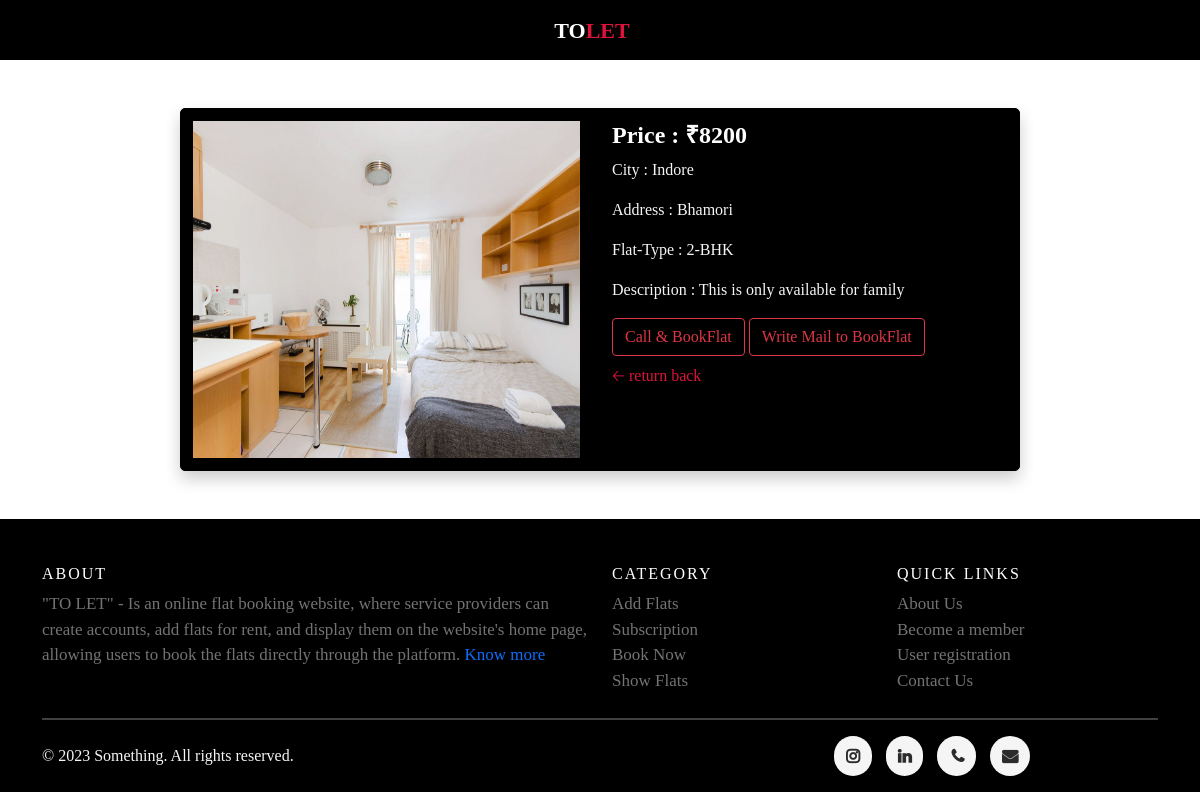
The app's page /viewflat/6 (signed in), older data.
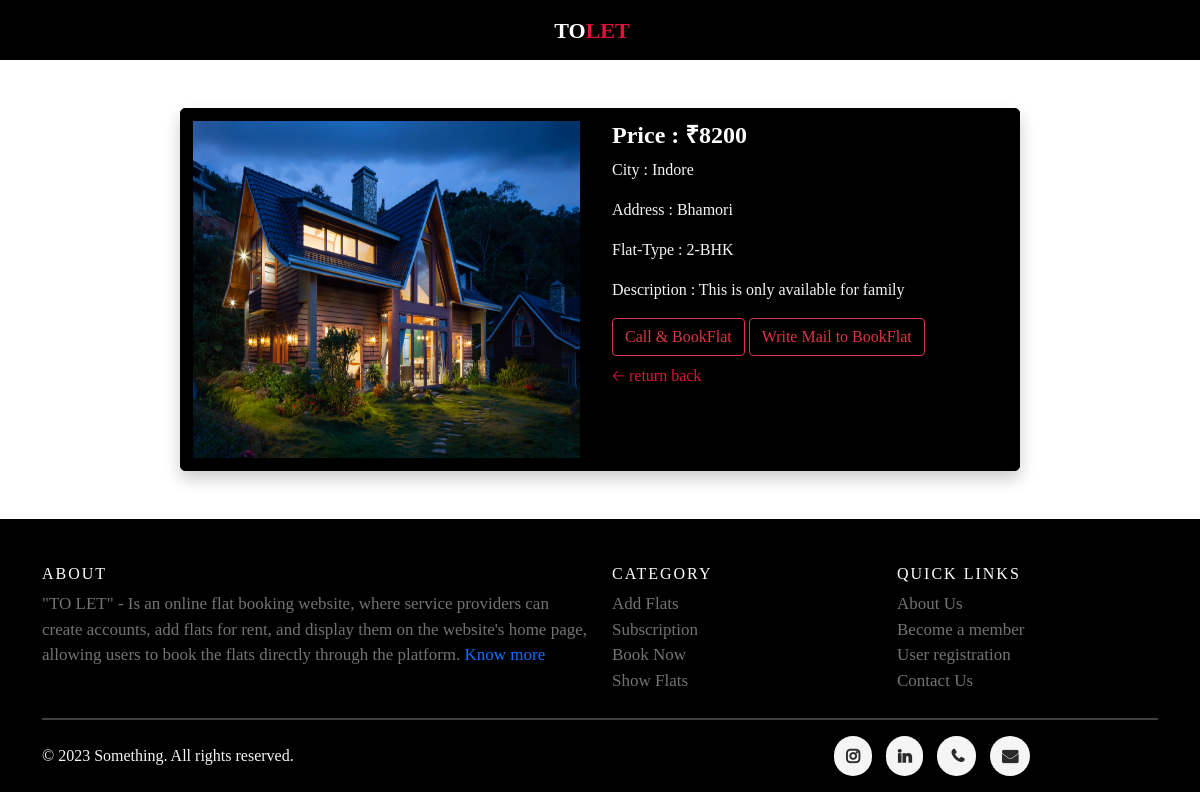
The same page, newer data.
### AddFlat/models.py (models this page shows, shortened)
class AddFlat(models.Model):
    owner = models.ForeignKey(FlatOwner, on_delete=models.CASCADE)
    address = models.CharField(max_length=300)
    contact = models.CharField(max_length=20)
    price = models.IntegerField()
    flat_type = models.CharField(max_length=30, null=True)
    image = models.FileField(upload_to="media", null=True)
    city = models.CharField(max_length=200, null=True)
    desc = models.TextField()
    flatstatus = models.CharField(max_length=50, null=True)

### AddFlat/views.py (the view)
# urls.py: path('viewflat/<int:pid>', ViewFlat, name="viewflat"),
def ViewFlat(request, pid):
    if not request.user.is_authenticated:
        return redirect('userlogin')
    ID = AddFlat.objects.get(id=pid)
    d = {'ID':ID}
    return render(request, 'ViewFlat.html', d)

### AddFlat/models.py (called while the page is built)
    def __str__(self):
        return self.user.username

### AddFlat/templates/ViewFlat.html (shortened to what this page needs)
{% block content %}
<link href="https://cdn.jsdelivr.net/npm/bootstrap@5.0.2/dist/css/bootstrap.min.css" rel="stylesheet">
{% load static %}
<link rel="stylesheet" href="{% static 'ViewFlatPage.css' %}">
{% include "Navbars/HomeNav.html" %}
<div class="container container-view mt-5">
    <div class="row">
        <div class="col-md-6">
            <div class="img">
                <img src="{{ID.image.url}}" alt="Flat Image" class="container-view-img">
            </div>
        </div>
        <div class="col-md-6">
            <div class="content">
                <h4 style="color: white;"><b>Price : ₹{{ID.price}}</b></h4>
                <p style="color: whitesmoke;">City : {{ID.city}}</p>
                <p style="color: whitesmoke;">Address : {{ID.address}}</p>
                <p style="color: whitesmoke;">Flat-Type : {{ID.flat_type}}</p>
                <p style="color: whitesmoke;">Description : {{ID.desc}}</p>
            </div>
            <div>
                <a href="tel:{{ID.contact}}" class="btn btn-outline-danger">Call & BookFlat</a>
                <a href="mailto:{{ID.owner}}" class="btn btn-outline-danger">Write Mail to BookFlat</a>
            </div>
            <div class="mt-2 pb-2">
                <a href="/userhome" style="text-decoration: none; color: crimson;">🡠 return back</a>
            </div>
        </div>
    </div>
</div><br>
{% include "Footer.html" %}
{% endblock content %}

### AddFlat/templates/Navbars/HomeNav.html (shortened to what this page needs)
<nav class="bg">
    <a class="navbar-brand FStyle" href="/">TO<span class="logo">LET</span></a>
</nav>

### AddFlat/templates/Footer.html (shortened to what this page needs)
<link rel="stylesheet" href="https://cdnjs.cloudflare.com/ajax/libs/font-awesome/4.7.0/css/font-awesome.min.css">
<footer class="mt-4">
  <div class="container">
      <div class="row">
          <div class="col-md-6 f-para">
              <h6>About</h6>
              <p class="text-justify">"TO LET" - Is an online flat booking website, where service providers can
                  create accounts, add flats for rent, and display them on the website's home page, allowing users to
                  book the flats directly through the platform. <a style="text-decoration: none;" href="/aboutus">Know more</a></p>
          </div>
          <div class="col-md-3 f-para">
              <h6>Category</h6>
              <li style="list-style: none;"><a href="/ownersignup" class="Links">Add Flats</a></li>
              <li style="list-style: none;"><a href="/ownersignup" class="Links">Subscription</a></li>
              <li style="list-style: none;"><a href="/userlogin" class="Links">Book Now</a></li>
              <li style="list-style: none;"><a href="/" class="Links">Show Flats</a></li>
          </div>
          <div class="col-md-3 f-para">
              <h6>Quick Links</h6>
              <li style="list-style: none;"><a href="/aboutus" class="Links">About Us</a></li>
              <li style="list-style: none;"><a href="/ownerlogin" class="Links">Become a member</a></li>
              <li style="list-style: none;"><a href="/usersignup" class="Links">User registration</a></li>
              <li style="list-style: none;"><a href="/contactus" class="Links">Contact Us</a></li>
          </div>
      </div>
      <div>
          <hr style="height: 2px; color: #fff; margin-top: 25px;">
      </div>
      <div class="row">
        <div class="col-md-8">
            <div class="mt-2 pb-4" style="color: whitesmoke;">
                © 2023 Something. All rights reserved.
            </div>
        </div>
        <div class="col-md-4">
            <div class="icons">
                <ul>
                    <a href="https://www.instagram.com/k___a_n_h_a/?hl=en" target="_blank"><li class="fa fa-instagram footer-icon"></li></a>
                    <a href="https://www.linkedin.com/in/kanha-patil-969884218/" target="_blank"><li class="fa fa-linkedin footer-icon"></li></a>
                    <a href="tel:9111715245"><li class="fa fa-phone footer-icon" style="padding-left: 14px;"></li></a>
                    <a href="mailto:kanhap56@gmail.com"><li class="fa fa-envelope footer-icon"></li></a>
                </ul>
            </div>
        </div>
      </div>
  </div>
</footer>

### AddFlat/static/ViewFlatPage.css (style rules this page uses)
.container-view { border: 1px solid black; border-radius: 5px; width: 70%; background-color: black; box-shadow: 0 8px 16px 0 rgba(0,0,0,0.2); }
.container-view-img { margin-top: 12px; width: 98%; height: 337px; margin-bottom: 12px; }
.content { margin-top: 12px; }

### AddFlat/templates/ViewFlat.html (style rules this page uses)
.container { font-family: Cambria, Cochin, Georgia, Times, 'Times New Roman', serif; }

### AddFlat/templates/Navbars/HomeNav.html (style rules this page uses)
.FStyle { font-family: Cambria, Cochin, Georgia, Times, 'Times New Roman', serif; font-weight: 700; font-size: 22px; color: white !important; text-align: center; }
.bg { background-color: black; width: 100vw; height: 3.75rem; padding-top: 14px; text-align: center; }
.logo { color: crimson; font-weight: 700; }

### AddFlat/templates/Footer.html (style rules this page uses)
.footer-icon { padding: 12px; margin-right: 10px; background-color: whitesmoke; color: rgb(44, 43, 43); border-radius: 100px; font-size: 16px; font-weight: 800; text-decoration: none; list-style: none; transition: 0.5s ease-in; }
footer { bottom: 0%; width: 100%; background-color: black; padding-top: 40px; }
h6 { color:#fff; font-size:16px; text-transform:uppercase; margin-top:5px; letter-spacing:2px }
p { color:#737373 }
.Links { text-decoration: none; color: #737373; }
.f-para { font-family: Cambria, Cochin, Georgia, Times, 'Times New Roman', serif; color: #737373; font-size: 17px; }

Row changes from the older to the newer data that the page shows:
changed AddFlat "Indore": image: a different picture
